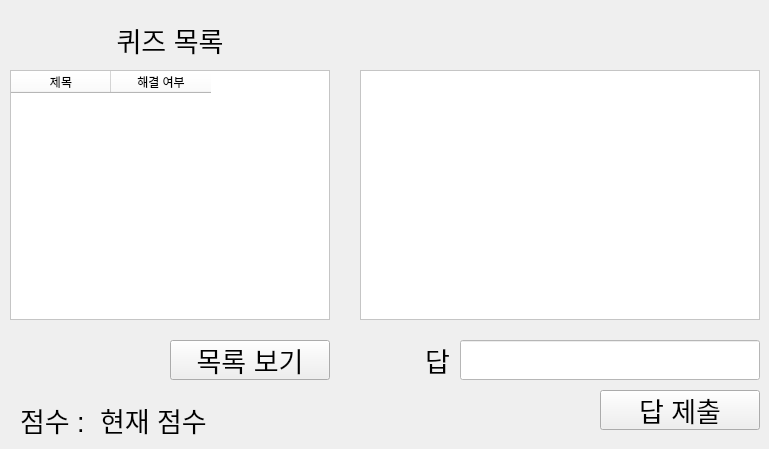
     <widget class="QWidget" name="insectTab">
      <attribute name="title">
       <string>곤충</string>
      </attribute>
      <widget class="QTextBrowser" name="quizText">
       <property name="geometry">
        <rect>
         <x>360</x>
         <y>70</y>
         <width>400</width>
         <height>250</height>
        </rect>
       </property>
       <property name="font">
        <font>
         <pointsize>16</pointsize>
         <weight>75</weight>
         <bold>true</bold>
        </font>
       </property>
       <property name="styleSheet">
        <string notr="true">background-color:rgb(255, 255, 255)</string>
       </property>
       <property name="html">
        <string>&lt;!DOCTYPE HTML PUBLIC &quot;-//W3C//DTD HTML 4.0//EN&quot; &quot;http://www.w3.org/TR/REC-html40/strict.dtd&quot;&gt;
&lt;html&gt;&lt;head&gt;&lt;meta name=&quot;qrichtext&quot; content=&quot;1&quot; /&gt;&lt;style type=&quot;text/css&quot;&gt;
p, li { white-space: pre-wrap; }
&lt;/style&gt;&lt;/head&gt;&lt;body style=&quot; font-family:'Gulim'; font-size:16pt; font-weight:600; font-style:normal;&quot;&gt;
&lt;p style=&quot;-qt-paragraph-type:empty; margin-top:0px; margin-bottom:0px; margin-left:0px; margin-right:0px; -qt-block-indent:0; text-indent:0px; font-weight:400;&quot;&gt;&lt;br /&gt;&lt;/p&gt;&lt;/body&gt;&lt;/html&gt;</string>
       </property>
      </widget>
      <widget class="QLineEdit" name="answerText">
       <property name="geometry">
        <rect>
         <x>460</x>
         <y>340</y>
         <width>300</width>
         <height>40</height>
        </rect>
       </property>
       <property name="font">
        <font>
         <pointsize>20</pointsize>
        </font>
       </property>
       <property name="styleSheet">
        <string notr="true">background-color:rgb(255, 255, 255)</string>
       </property>
      </widget>
      <widget class="QPushButton" name="sendAnswer">
       <property name="geometry">
        <rect>
         <x>600</x>
         <y>390</y>
         <width>160</width>
         <height>40</height>
        </rect>
       </property>
       <property name="font">
        <font>
         <pointsize>20</pointsize>
        </font>
       </property>
       <property name="text">
        <string>답 제출</string>
       </property>
      </widget>
      <widget class="QLabel" name="label_9">
       <property name="geometry">
        <rect>
         <x>370</x>
         <y>340</y>
         <width>80</width>
         <height>40</height>
        </rect>
       </property>
       <property name="font">
        <font>
         <pointsize>20</pointsize>
        </font>
       </property>
       <property name="text">
        <string>답</string>
       </property>
       <property name="alignment">
        <set>Qt::AlignRight|Qt::AlignTrailing|Qt::AlignVCenter</set>
       </property>
      </widget>
      <widget class="QLabel" name="quizTitle_2">
       <property name="geometry">
        <rect>
         <x>10</x>
         <y>20</y>
         <width>320</width>
         <height>40</height>
        </rect>
       </property>
       <property name="font">
        <font>
         <pointsize>20</pointsize>
        </font>
       </property>
       <property name="text">
        <string>퀴즈 목록</string>
       </property>
       <property name="alignment">
        <set>Qt::AlignCenter</set>
       </property>
      </widget>
      <widget class="QPushButton" name="showQuestions">
       <property name="geometry">
        <rect>
         <x>170</x>
         <y>340</y>
         <width>160</width>
         <height>40</height>
        </rect>
       </property>
       <property name="font">
        <font>
         <pointsize>20</pointsize>
        </font>
       </property>
       <property name="text">
        <string>목록 보기</string>
       </property>
      </widget>
      <widget class="QTableWidget" name="questionList">
       <property name="geometry">
        <rect>
         <x>10</x>
         <y>70</y>
         <width>320</width>
         <height>250</height>
        </rect>
       </property>
       <property name="styleSheet">
        <string notr="true">background-color:rgb(255, 255, 255)</string>
       </property>
       <property name="editTriggers">
        <set>QAbstractItemView::NoEditTriggers</set>
       </property>
       <column>
        <property name="text">
         <string>제목</string>
        </property>
       </column>
       <column>
        <property name="text">
         <string>해결 여부</string>
        </property>
       </column>
      </widget>
      <widget class="QLabel" name="label_8">
       <property name="geometry">
        <rect>
         <x>20</x>
         <y>400</y>
         <width>80</width>
         <height>40</height>
        </rect>
       </property>
       <property name="font">
        <font>
         <pointsize>20</pointsize>
        </font>
       </property>
       <property name="text">
        <string>점수 :</string>
       </property>
      </widget>
      <widget class="QLabel" name="score">
       <property name="geometry">
        <rect>
         <x>100</x>
         <y>400</y>
         <width>160</width>
         <height>40</height>
        </rect>
       </property>
       <property name="font">
        <font>
         <pointsize>20</pointsize>
        </font>
       </property>
       <property name="text">
        <string>현재 점수</string>
       </property>
      </widget>
      <widget class="QLabel" name="exact">
       <property name="geometry">
        <rect>
         <x>460</x>
         <y>390</y>
         <width>80</width>
         <height>40</height>
        </rect>
       </property>
       <property name="font">
        <font>
         <pointsize>20</pointsize>
        </font>
       </property>
       <property name="text">
        <string/>
       </property>
      </widget>
      <widget class="QLabel" name="correct">
       <property name="geometry">
        <rect>
         <x>460</x>
         <y>20</y>
         <width>300</width>
         <height>40</height>
        </rect>
       </property>
       <property name="font">
        <font>
         <pointsize>20</pointsize>
        </font>
       </property>
       <property name="text">
        <string/>
       </property>
      </widget>
     </widget>
